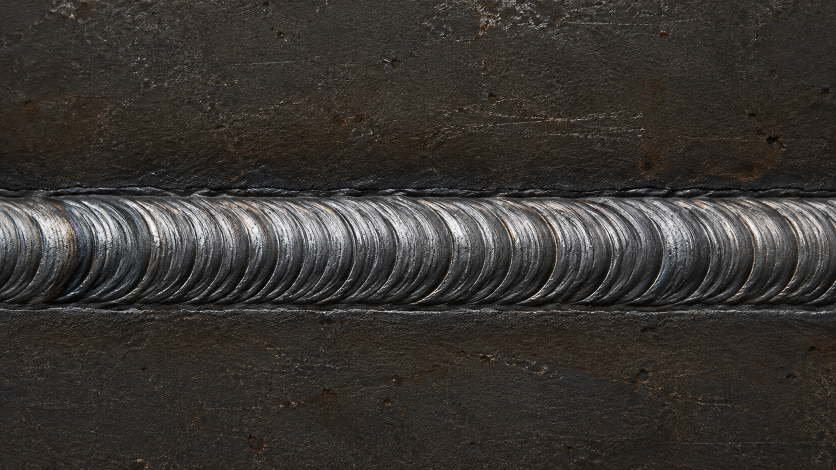
#> input picture data/raw/imagens/solda_aprovada.png, 1672 x 940 px (shown at 1/2 size)
$ python -i thermal_analysis.py   (imports and definitions only)
#> lines starting #> are read from the running program, lines starting #| are printed output that depends on the picture; after the words box and inside, x2 and y2 are one past the last pixel; in counts of white or black regions, pixels touching at a corner belong together
#> further down, picture is the input picture: shape (940, 1672, 3); mean B, G, R 49.4, 52.9, 56.7
"""Módulo de análise termográfica de solda via OpenCV e espaço de cor HSV.

Realiza:
1. Conversão de imagem termográfica para o espaço de cor HSV.
2. Segmentação e thresholding de hotspots (poça de fusão / picos térmicos).
3. Segmentação da Zona Afetada pelo Calor (ZAC / HAZ - Heat-Affected Zone).
4. Cálculo da área e percentual da ZAC em relação à área total e à poça de fusão.
5. Estimativa de perfil de temperatura aproximada (°C) via mapeamento térmico de falsa cor.
6. Classificação do estado termográfico (Normal, Alerta Térmico, Subaquecimento/Falta de Fusão, Superaquecimento Crítico).
7. Geração de sobreposição visual anotada (HUD térmico industrial e isolinhas).
"""

from __future__ import annotations

import base64
from pathlib import Path
from typing import Any

import cv2
import numpy as np


def carregar_imagem_termica(origem: str | Path | np.ndarray) -> np.ndarray:
    """Carrega uma imagem termográfica como array BGR uint8."""
    if isinstance(origem, np.ndarray):
        if origem.dtype != np.uint8:
            origem = np.clip(origem, 0, 255).astype(np.uint8)
        if origem.ndim == 2:
            return cv2.applyColorMap(origem, cv2.COLORMAP_INFERNO)
        if origem.ndim == 3 and origem.shape[2] == 4:
            return cv2.cvtColor(origem, cv2.COLOR_BGRA2BGR)
        return origem

    caminho = Path(origem)
    if not caminho.is_file():
        raise FileNotFoundError(f"Arquivo termográfico não encontrado: {caminho}")
    img = cv2.imread(str(caminho), cv2.IMREAD_COLOR)
    if img is None:
        raise ValueError(f"Não foi possível ler a imagem termográfica: {caminho}")
    return img


def estimar_temperatura_pixel(h: int, s: int, v: int) -> float:
    """Estima a temperatura relativa (°C) baseada na intensidade e matiz de falsa cor."""
    # Faixas típicas de mapa térmico (Ironbow / Jet / Inferno):
    # Branco/Amarelo brilhante: ~1100°C a 1500°C (fusão de aços/titânio)
    # Laranja/Vermelho: ~700°C a 1050°C
    # Magenta/Roxo: ~400°C a 690°C
    # Azul/Ciano: ~150°C a 390°C
    # Fundo escuro/Preto: ~25°C a 140°C
    intensidade = float(v) / 255.0
    saturacao = float(s) / 255.0

    if v > 240 and s < 60:
        # Branco incandescente: núcleo da poça de fusão
        return 1450.0 + (v - 240) * 10.0
    elif (h < 25 or h > 165) and v > 180:
        # Vermelho/Laranja quente
        return 850.0 + intensidade * 450.0
    elif (25 <= h <= 45) and v > 150:
        # Amarelo brilhante
        return 1100.0 + intensidade * 250.0
    elif (130 <= h <= 165) and v > 100:
        # Magenta / Violeta (borda externa ZAC)
        return 450.0 + intensidade * 300.0
    elif (70 <= h <= 130) and v > 70:
        # Verde / Azul (zona de resfriamento distante)
        return 150.0 + intensidade * 250.0
    else:
        # Região fria do substrato
        return 25.0 + intensidade * 120.0


def analisar_termografia_solda(
    origem_imagem: str | Path | np.ndarray,
    limiar_min_hotspot_pixels: int = 25000,
    limiar_max_haz_pct: float = 40.0,
    salvar_anotada_em: str | Path | None = None,
) -> dict[str, Any]:
    """Executa a análise térmica quantitativa do cordão de solda via OpenCV e HSV.

    Retorna métricas da ZAC (HAZ), hotspots, perfil de temperatura e imagem anotada.
    """
#> called with limiar_min_hotspot_pixels = 25000, limiar_max_haz_pct = 40
    img_bgr = carregar_imagem_termica(origem_imagem)
    altura, largura = img_bgr.shape[:2]
    area_total = float(altura * largura)

    # 1. Conversão para HSV
    hsv = cv2.cvtColor(img_bgr, cv2.COLOR_BGR2HSV)
#> hsv: shape (940, 1672, 3); mean H, S, V 35.5, 44.1, 57.3
    h_canal = hsv[:, :, 0]
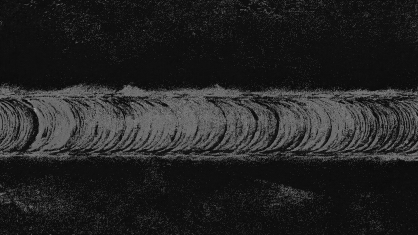
#> h_canal: shape (940, 1672) (shown at 1/4 size); min 0, max 179, mean 35.5
    s_canal = hsv[:, :, 1]
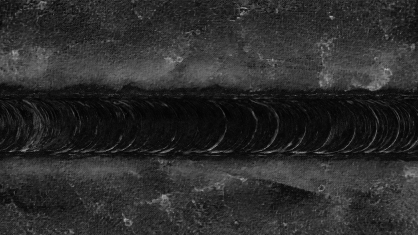
#> s_canal: shape (940, 1672) (shown at 1/4 size); min 0, max 255, mean 44.1
    v_canal = hsv[:, :, 2]

    # 2. Segmentação de Hotspot (Zona de Fusão / Alta Temperatura)
    # Alta luminosidade (V > 185) e saturação em tons quentes (H < 35 ou H > 160)
    mascara_vermelho_laranja = ((h_canal < 35) | (h_canal > 160)) & (s_canal > 70) & (v_canal > 180)
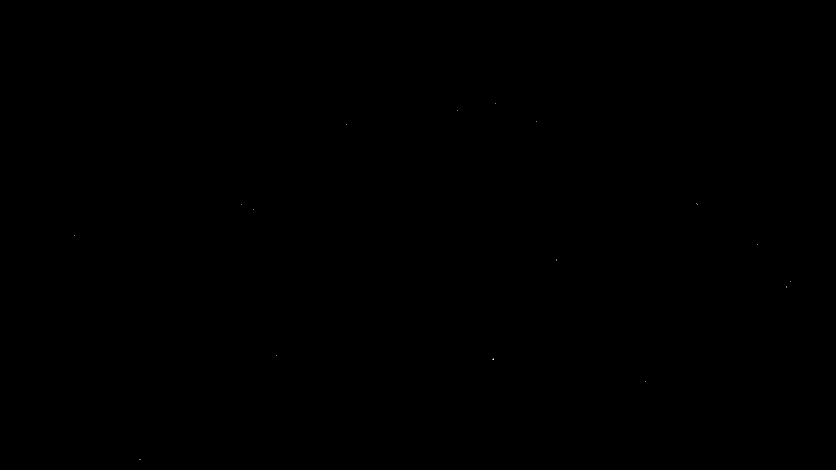
#> mascara_vermelho_laranja: shape (940, 1672) bool (shown at 1/2 size); 0% white in thin lines or dots, all inside (x1, y1, x2, y2) = (149, 207, 1581, 920)
    mascara_branco_nucleo = (v_canal > 235) & (s_canal < 80)
#> mascara_branco_nucleo: shape (940, 1672) bool; 0.19% white in thin lines or dots, all inside (x1, y1, x2, y2) = (25, 7, 1650, 761)
    mascara_hotspot = np.uint8(mascara_vermelho_laranja | mascara_branco_nucleo) * 255
#> mascara_hotspot: shape (940, 1672); 0.19% white in thin lines or dots

    # Limpeza morfológica do hotspot
    kernel_hotspot = cv2.getStructuringElement(cv2.MORPH_ELLIPSE, (5, 5))
    mascara_hotspot = cv2.morphologyEx(mascara_hotspot, cv2.MORPH_OPEN, kernel_hotspot)
#> mascara_hotspot: shape (940, 1672); 0% white; 2 white regions (1 under 20 px), largest, box (x1, y1, x2, y2) and area: (302, 450, 310, 458) 44

    # 3. Segmentação da Zona Afetada pelo Calor (ZAC / HAZ)
    # Halo térmico: temperaturas médias/altas no entorno do cordão (V > 110 e saturação moderada)
    mascara_calor_total = np.uint8((v_canal > 110) & ((s_canal > 50) | (v_canal > 180))) * 255
#> mascara_calor_total: shape (940, 1672); 2.5% white; 2775 white regions (2595 under 20 px), largest, box (x1, y1, x2, y2) and area: (58, 420, 152, 499) 2074, (843, 402, 927, 485) 1202, (1278, 408, 1363, 490) 1190
    kernel_haz = cv2.getStructuringElement(cv2.MORPH_ELLIPSE, (7, 7))
    mascara_calor_total = cv2.morphologyEx(mascara_calor_total, cv2.MORPH_CLOSE, kernel_haz)
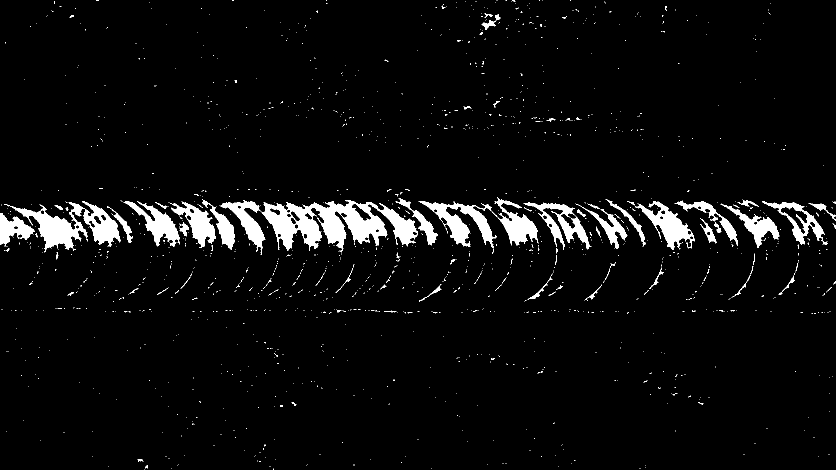
#> mascara_calor_total: shape (940, 1672) (shown at 1/2 size); 4.6% white; 1439 white regions (1372 under 20 px), largest, box (x1, y1, x2, y2) and area: (439, 400, 836, 510) 18839, (8, 402, 241, 505) 8250, (838, 394, 1077, 497) 8081

    # ZAC estrita é o halo térmico menos a poça central de fusão
    mascara_haz = cv2.bitwise_and(mascara_calor_total, cv2.bitwise_not(mascara_hotspot))
#> mascara_haz: shape (940, 1672); 4.6% white; 1439 white regions (1372 under 20 px)

    # 4. Cálculo de Áreas e Percentuais
    pixels_hotspot = int(np.count_nonzero(mascara_hotspot))
#> pixels_hotspot = 61
    pixels_haz = int(np.count_nonzero(mascara_haz))
#> pixels_haz = 72237
    pixels_calor_total = int(np.count_nonzero(mascara_calor_total))
#> pixels_calor_total = 72298

    pct_hotspot = (pixels_hotspot / max(area_total, 1.0)) * 100.0
#> pct_hotspot = 0.00388
    pct_haz = (pixels_haz / max(area_total, 1.0)) * 100.0
#> pct_haz = 4.6
    pct_calor_total = (pixels_calor_total / max(area_total, 1.0)) * 100.0
#> pct_calor_total = 4.6
    razao_haz_hotspot = pixels_haz / max(float(pixels_hotspot), 1.0)
#> razao_haz_hotspot = 1184.2

    # 5. Estimativa de Temperaturas
    # Amostragem em grade reduzida para eficiência
    amostras_y = np.linspace(0, altura - 1, 60, dtype=int)
    amostras_x = np.linspace(0, largura - 1, 80, dtype=int)
    grid_h = h_canal[np.ix_(amostras_y, amostras_x)]
    grid_s = s_canal[np.ix_(amostras_y, amostras_x)]
    grid_v = v_canal[np.ix_(amostras_y, amostras_x)]
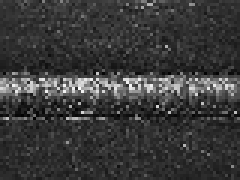
#> grid_v: shape (60, 80) (shown 3 times larger); min 0, max 251, mean 57.8

    temperaturas = [
        estimar_temperatura_pixel(int(grid_h[r, c]), int(grid_s[r, c]), int(grid_v[r, c]))
        for r in range(grid_h.shape[0])
        for c in range(grid_h.shape[1])
    ]
#> temperaturas = 4800 values, max 1560 at index 2346, min 25 at index 3060, mean 83.83
    temp_max_estimada = float(np.max(temperaturas))
#> temp_max_estimada = 1560
    temp_media_estimada = float(np.mean(temperaturas))
#> temp_media_estimada = 83.83

    # 6. Diagnóstico Industrial e Classificação
    motivos = []
    if pixels_hotspot < limiar_min_hotspot_pixels:
        status = "REPROVADO"
        aprovado = False
        cor_status = (0, 0, 220)  # Vermelho
        diagnostico = "SUBAQUECIMENTO / FALTA DE FUSAO TERMICA"
        motivos.append(
            f"Energia de soldagem insuficiente: apenas {pixels_hotspot:,} pixels de fusão detectados "
            f"(mínimo esperado: {limiar_min_hotspot_pixels:,}). Alto risco de trinca e descolamento."
        )
    elif pct_haz > limiar_max_haz_pct:
        status = "REPROVADO"
        aprovado = False
        cor_status = (0, 0, 220)
        diagnostico = "SUPERAQUECIMENTO CRITICO (ZAC Excessiva)"
        motivos.append(
            f"Zona Afetada pelo Calor crítica ({pct_haz:.1f}% > {limiar_max_haz_pct:.1f}%). "
            "Risco de crescimento de grão grosseiro e empenamento estrutural da junta."
        )
    elif razao_haz_hotspot > 4.5 or temp_max_estimada > 1750.0:
        status = "ALERTA"
        aprovado = True
        cor_status = (0, 190, 240)  # Âmbar
        diagnostico = "DISSIPACAO TERMICA IRREGULAR"
        motivos.append(
            f"Razão ZAC/Fusão elevada ({razao_haz_hotspot:.2f}). "
            "Recomenda-se ajuste de velocidade de avanço ou gás de proteção."
        )
    else:
        status = "APROVADO"
        aprovado = True
        cor_status = (0, 180, 0)  # Verde
        diagnostico = "DISTRIBUICAO TERMICA HOMOGENEA (Conforme)"
        motivos.append(
            f"Poça de fusão contínua ({pixels_hotspot:,} px, {pct_hotspot:.1f}%) "
            f"com ZAC proporcional ({pct_haz:.1f}%) e gradiente estável."
        )

    # 7. Renderização da Imagem Anotada
    anotada = img_bgr.copy()

    # Contornos da ZAC em Amarelo/Ciano
    contornos_haz, _ = cv2.findContours(mascara_haz, cv2.RETR_EXTERNAL, cv2.CHAIN_APPROX_SIMPLE)
#> contornos_haz = 1439 contours, 1398 with area under 20; largest, box (x1, y1, x2, y2) and area: (439, 400, 836, 510) 19277, (8, 402, 241, 505) 8104, (838, 394, 1077, 497) 7450, (1270, 402, 1390, 500) 3783, (1047, 405, 1182, 500) 3735
    cv2.drawContours(anotada, contornos_haz, -1, (0, 220, 255), 1)
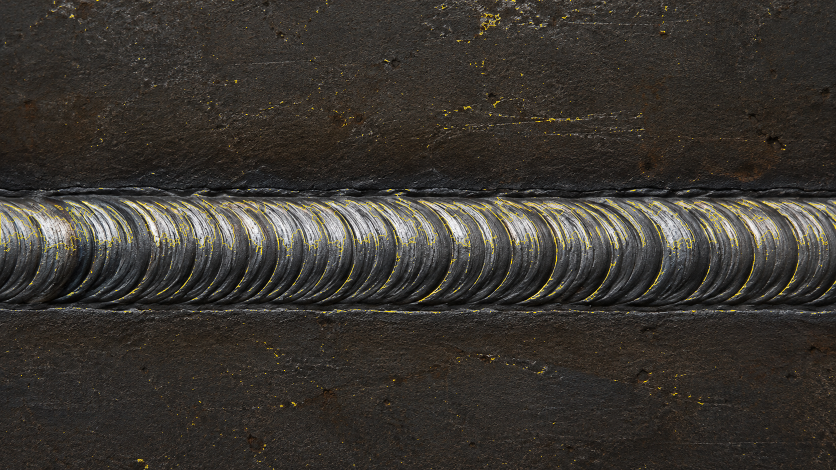
#> anotada: shape (940, 1672, 3) (shown at 1/2 size); 0.96% of pixels changed, all inside (x1, y1, x2, y2) = (0, 0, 1672, 940)

    # Contornos dos Hotspots em Vermelho vivo
    contornos_hot, _ = cv2.findContours(mascara_hotspot, cv2.RETR_EXTERNAL, cv2.CHAIN_APPROX_SIMPLE)
#> contornos_hot = 2 contours, 1 with area under 20; largest, box (x1, y1, x2, y2) and area: (302, 450, 310, 458) 33
    cv2.drawContours(anotada, contornos_hot, -1, (0, 0, 255), 2)
#> anotada: shape (940, 1672, 3); 0.01% of pixels changed, all inside (x1, y1, x2, y2) = (301, 449, 516, 464)

    # HUD Superior
    overlay_hud = anotada.copy()
    cv2.rectangle(overlay_hud, (0, 0), (largura, 68), (15, 20, 25), -1)
#> overlay_hud: shape (940, 1672, 3); mean B, G, R 45.5, 51, 55.2
    cv2.addWeighted(overlay_hud, 0.85, anotada, 0.15, 0, anotada)

    cv2.putText(
        anotada,
        f"ANALISE TERMICA ZAC/HAZ | STATUS: {status} - {diagnostico}",
        (15, 26),
        cv2.FONT_HERSHEY_SIMPLEX,
        0.65,
        cor_status,
        2,
        cv2.LINE_AA,
    )
    metricas_str = (
        f"Pico Estimado: ~{temp_max_estimada:.0f} C | "
        f"ZAC/HAZ: {pct_haz:.1f}% ({pixels_haz:,} px) | "
        f"Fusao/Hotspot: {pct_hotspot:.1f}% ({pixels_hotspot:,} px) | "
        f"Razao ZAC/Fusao: {razao_haz_hotspot:.2f}"
    )
    cv2.putText(
        anotada,
        metricas_str,
        (15, 52),
        cv2.FONT_HERSHEY_SIMPLEX,
        0.50,
        (220, 225, 230),
        1,
        cv2.LINE_AA,
    )
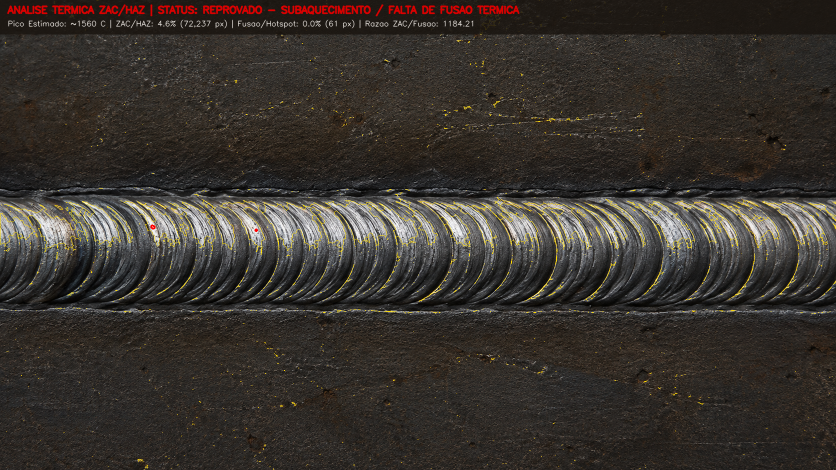
#> anotada: shape (940, 1672, 3) (shown at 1/2 size); mean B, G, R 46.1, 51.5, 56.9

    if salvar_anotada_em is not None:
        caminho_saida = Path(salvar_anotada_em)
        caminho_saida.parent.mkdir(parents=True, exist_ok=True)
        cv2.imwrite(str(caminho_saida), anotada)

    # Codificação em Base64 para consumo direto
    _, buffer = cv2.imencode(".jpg", anotada, [cv2.IMWRITE_JPEG_QUALITY, 90])
    base64_str = base64.b64encode(buffer).decode("ascii")

    return {
        "status": status,
        "aprovado": aprovado,
        "diagnostico": diagnostico,
        "pixels_hotspot": pixels_hotspot,
        "percentual_hotspot": round(pct_hotspot, 2),
        "pixels_haz": pixels_haz,
        "percentual_haz": round(pct_haz, 2),
        "percentual_calor_total": round(pct_calor_total, 2),
        "razao_haz_hotspot": round(razao_haz_hotspot, 2),
        "temperatura_max_estimada_c": round(temp_max_estimada, 1),
        "temperatura_media_estimada_c": round(temp_media_estimada, 1),
        "motivos": motivos,
        "imagem_anotada_base64": base64_str,
        "dimensoes_imagem": {"largura": largura, "altura": altura},
    }

>>> import cv2
>>> picture = cv2.imread('../../data/raw/imagens/solda_aprovada.png')
>>> result = analisar_termografia_solda(picture)
#> result = 14 items

$ run again, on data/raw/imagens/solda_reprovada.png
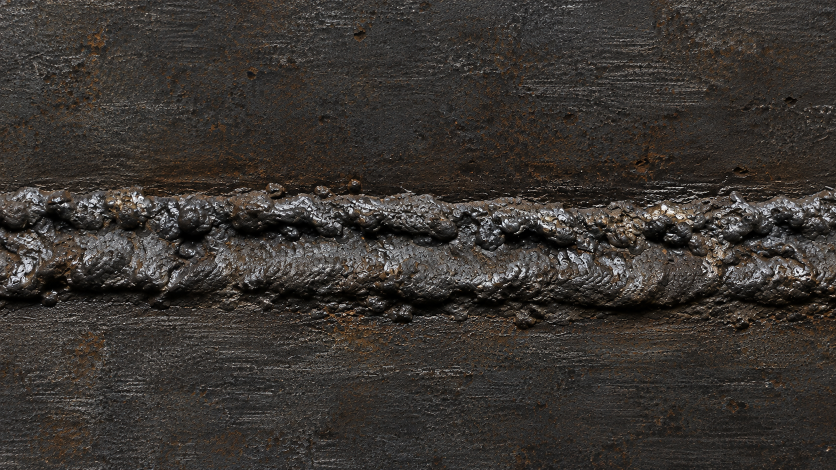
#> input picture data/raw/imagens/solda_reprovada.png, 1672 x 940 px (shown at 1/2 size)
#> picture is the input picture: shape (940, 1672, 3); mean B, G, R 48.6, 52.7, 57.3
#> hsv: shape (940, 1672, 3); mean H, S, V 31.8, 46.2, 57.6
#> mascara_vermelho_laranja: shape (940, 1672) bool; 0.01% white in thin lines or dots
#> in analisar_termografia_solda, `mascara_branco_nucleo = (v_canal > 235) & (s_canal < 80)`:
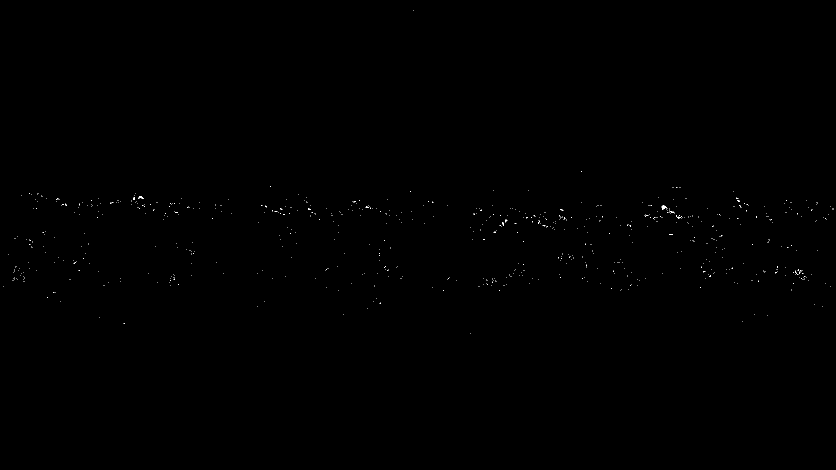
#> mascara_branco_nucleo: shape (940, 1672) bool (shown at 1/2 size); 0.08% white in thin lines or dots, all inside (x1, y1, x2, y2) = (7, 21, 1667, 668)
#> pixels_hotspot = 0
#> pixels_haz = 57272
#> pct_hotspot = 0
#> pct_haz = 3.64
#> razao_haz_hotspot = 57272
#> temperaturas = 4800 values, max 1530 at index 2228, min 25 at index 2165, mean 64.66
#> temp_max_estimada = 1530
#> temp_media_estimada = 64.66
#> contornos_haz = 3275 contours, 3085 with area under 20; largest, box (x1, y1, x2, y2) and area: (1171, 397, 1400, 487) 5608, (211, 368, 294, 429) 2384, (1381, 470, 1458, 558) 2290, (1061, 407, 1156, 465) 2055, (5, 515, 73, 571) 1392
#> contornos_hot = []
#> overlay_hud: shape (940, 1672, 3); mean B, G, R 43.8, 51.4, 56.5
#> in analisar_termografia_solda, `cv2.putText( anotada, metricas_str, (15, 52), cv2.FONT_HERSHEY_SIMPLEX..`:
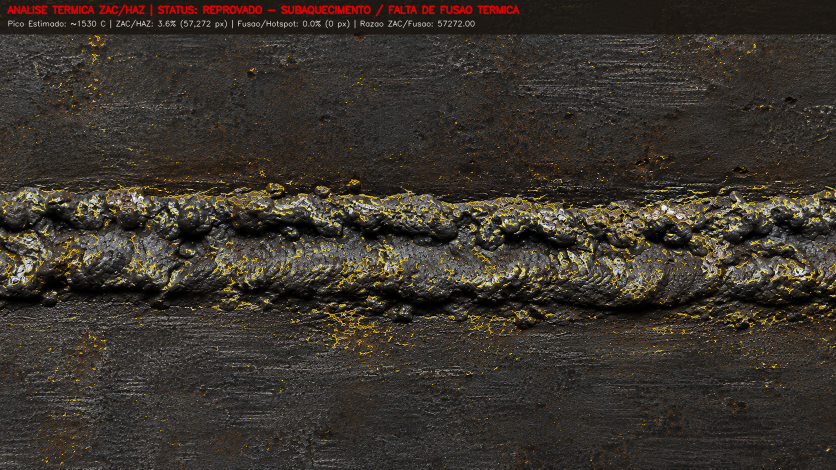
#> anotada: shape (940, 1672, 3) (shown at 1/2 size); mean B, G, R 44.4, 52, 58.3
#> result = 14 items

$ run again, on data/raw/imagens/termica_solda_reprovada.png
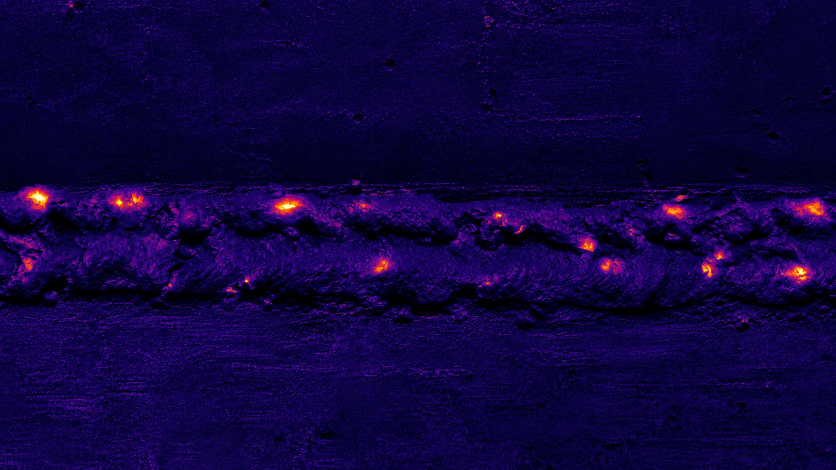
#> input picture data/raw/imagens/termica_solda_reprovada.png, 1672 x 940 px (shown at 1/2 size)
#> picture is the input picture: shape (940, 1672, 3); mean B, G, R 63.7, 3.2, 15.5
#> hsv: shape (940, 1672, 3); mean H, S, V 123.7, 244.9, 64.8
#> in analisar_termografia_solda, `mascara_vermelho_laranja = ((h_canal < 35) | (h_canal > 160)) & (s_can..`:
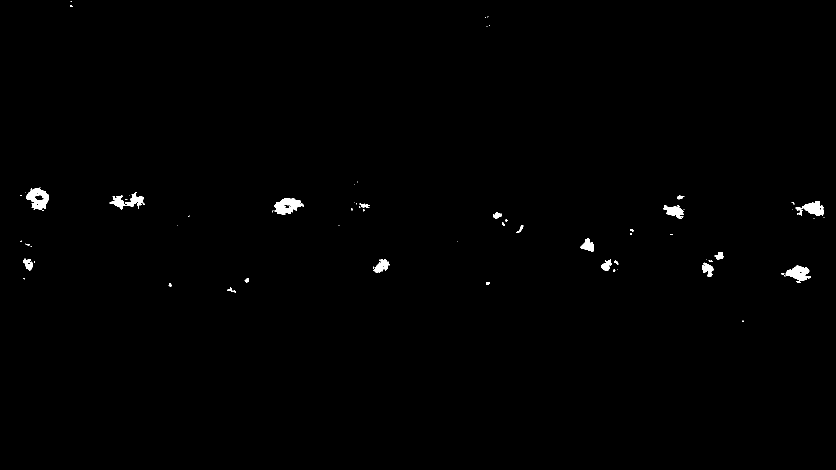
#> mascara_vermelho_laranja: shape (940, 1672) bool (shown at 1/2 size); 0.55% white; 73 white regions (48 under 20 px), largest, box (x1, y1, x2, y2) and area: (549, 396, 608, 430) 1179, (52, 377, 98, 419) 1169, (219, 384, 289, 419) 946
#> mascara_branco_nucleo: shape (940, 1672) bool; 0.02% white; 5 white regions (2 under 20 px), largest, box (x1, y1, x2, y2) and area: (66, 390, 89, 402) 142, (567, 409, 584, 417) 80, (1599, 542, 1605, 547) 20
#> mascara_haz: shape (940, 1672); 10.7% white; 3917 white regions (3550 under 20 px)
#> pixels_hotspot = 7665
#> pixels_haz = 168420
#> pixels_calor_total = 176085
#> pct_hotspot = 0.488
#> pct_haz = 10.72
#> pct_calor_total = 11.2
#> razao_haz_hotspot = 21.97
#> temperaturas = 4800 values, max 1580 at index 2004, min 25 at index 2175, mean 141.1
#> temp_max_estimada = 1580
#> temp_media_estimada = 141.1
#> contornos_haz = 3915 contours, 3675 with area under 20; largest, box (x1, y1, x2, y2) and area: (0, 390, 452, 592) 19231, (906, 402, 1328, 590) 16893, (480, 370, 907, 475) 16263, (1221, 390, 1672, 514) 14001, (0, 365, 338, 452) 13199
#> contornos_hot = 21 contours, 3 with area under 20; largest, box (x1, y1, x2, y2) and area: (53, 377, 98, 419) 1190, (549, 396, 606, 430) 1126, (1572, 531, 1620, 562) 802, (1606, 402, 1648, 431) 707, (1327, 411, 1366, 438) 534
#> overlay_hud: shape (940, 1672, 3); mean B, G, R 56.7, 10.5, 22.9
#> in analisar_termografia_solda, `cv2.putText( anotada, metricas_str, (15, 52), cv2.FONT_HERSHEY_SIMPLEX..`:
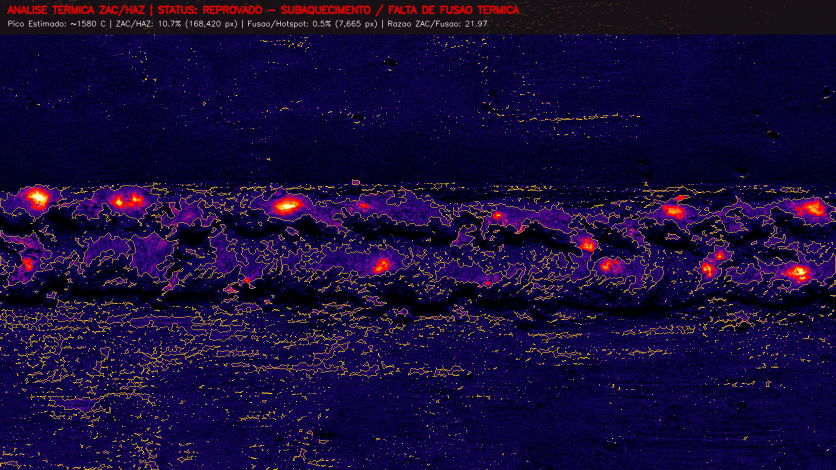
#> anotada: shape (940, 1672, 3) (shown at 1/2 size); mean B, G, R 57.4, 10.6, 24.2
#> result = 14 items
